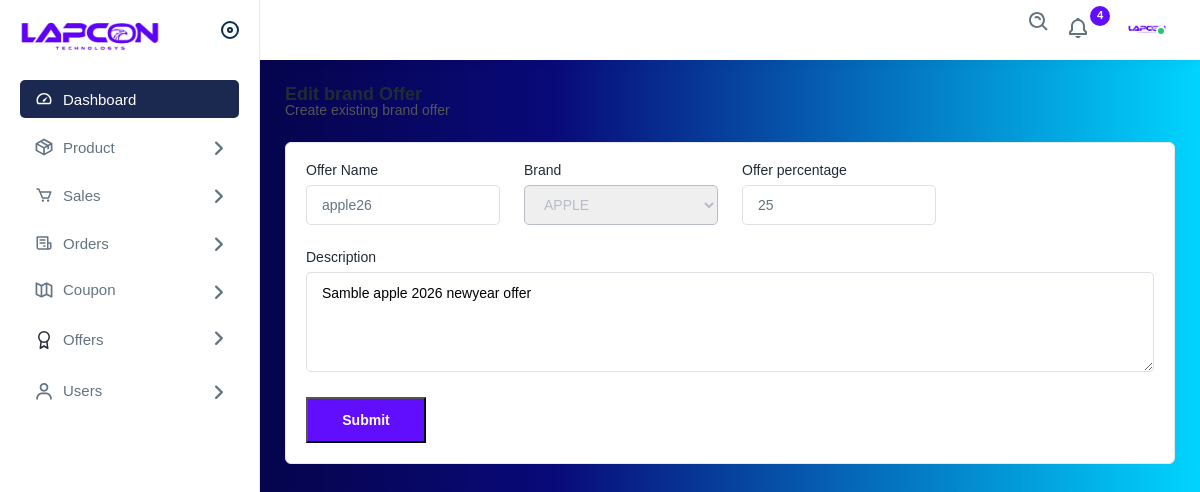
/admin_panel/edit_brand_offer/1 (signed in), run on the app's committed database.
### admin_panel/models.py (models this page shows)
class Brand_offer(models.Model):
    brand = models.ForeignKey(Brand, on_delete=models.CASCADE)
    percentage = models.CharField(max_length=3)
    name = models.CharField(max_length=50)
    description = models.TextField(null=True,blank=True)
    is_active = models.BooleanField(default=True)
    created_at = models.DateTimeField(auto_now_add=True)
    updated_at = models.DateTimeField(auto_now=True)

### Product/models.py (models this page shows)
class Brand(models.Model):
    name=models.CharField(max_length=50,unique=True)
    description=models.TextField(null=True)
    image=models.ImageField(upload_to=upload_to)
    created_at=models.DateTimeField(default=datetime.now())
    is_active=models.BooleanField(default=True)

### admin_panel/views.py (the view, shortened to what this page needs)
# urls.py: path('admin_panel/edit_brand_offer/<int:brand_offer_id>', views.edit_brand_offer, name='edit_brand_offer'),
@login_required(login_url='admin_signin')
@user_passes_test(is_staff, login_url='/')
def edit_brand_offer(request,brand_offer_id):
    brands = Brand.objects.all()
    brand_offer = Brand_offer.objects.get(pk=brand_offer_id)
    offeres =Brand_offer.objects.all()
    for offer in offeres:
        brands = brands.exclude(pk = offer.brand.id)
    return render(request,'admin/edit_brand_offer.html',{'brands':brands,'brand_offer':brand_offer})

### admin_panel/views.py (called while the page is built)
def is_staff(user):
    return user.is_staff

### templates/admin/edit_brand_offer.html (shortened to what this page needs)
{% extends 'admin/layout.html' %}
{% load static %}
{% block content %}
    <div class="page-wrapper">
        <div class="content">
            <div class="page-header">
                <div class="page-title">
                    <h4>Edit brand Offer</h4>
                    <h6>Create existing brand offer</h6>
                </div>
            </div>
            <div class="card">
                <div class="card-body">
                    <form method="post" enctype="multipart/form-data">
                        <div class="row">
                            <div class="col-lg-3 col-sm-6 col-12">
                                <div class="form-group">
                                    <label>Offer Name</label>
                                    <input type="text" name="name" required id="name" onkeyup="validateInput()" value="{{brand_offer.name}}">
                                </div>
                            </div>
                            <div class="col-lg-3 col-sm-6 col-12">
                                <div class="form-group">
                                    <label>Brand</label>
                                        <select class="select" name="brand" required >
                                            <option value="{{brand_offer.brand.id}}" selected>{{brand_offer.brand.name}}</option>
                                        </select>
                                </div>
                            </div>
                            <div class="col-lg-3 col-sm-6 col-12">
                                <div class="form-group">
                                        <label>Offer percentage</label>
                                        <input type="text" name="percentage" required onkeyup="if (/[^|0-9]+/g.test(this.value)) this.value = this.value.replace(/[^|0-9]+/g,'')" maxlength="2" minlength="1" value="{{brand_offer.percentage}}">
                                </div>
                            </div>
                            <div class="col-lg-12">
                                <div class="form-group">
                                    <label>Description</label>
                                    <textarea class="form-control" required minlength="5" name="description">{{brand_offer.description}}</textarea>
                                </div>
                            </div>
                            <div class="col-lg-12">
                                <button href="javascript:void(0);" class="btn btn-submit me-2" type="submit">Submit</button>
                            </div>
                        </div>
                    </form>
                </div>
            </div>
        </div>
    </div>
{% endblock %}

### templates/admin/layout.html (style rules this page uses)
.select { padding: 0 15px; width: 100%; border-radius: 5px; border-color: #b8bcc9; height: 40px; color: #b8bcc9; border: 1px #b8bcc9 solid; }

### data on the page
Brand_offer: name "apple26", brand "APPLE", percentage "25", description "Samble apple 2026 newyear offer"
